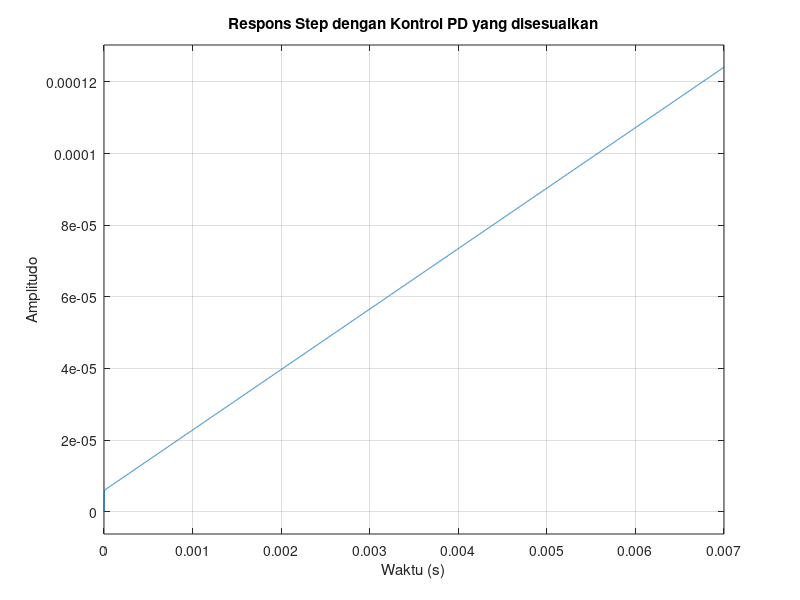
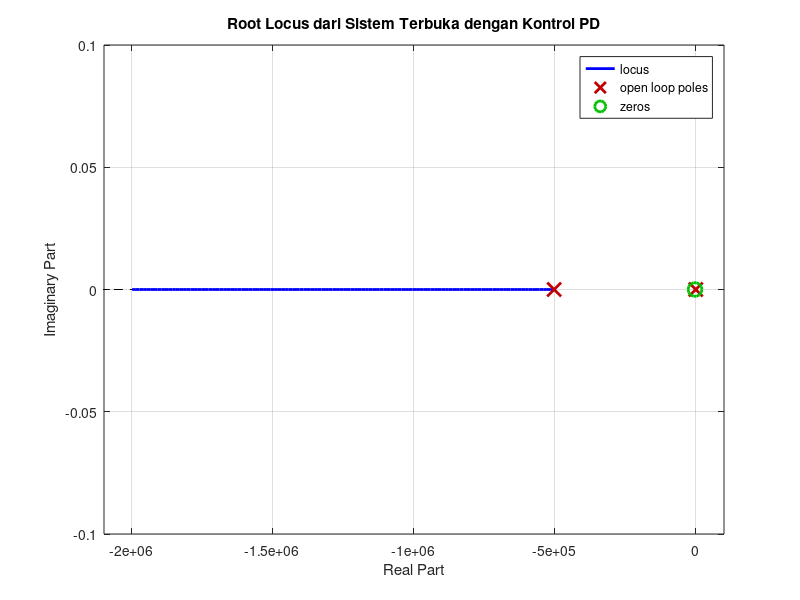

Reproduce these figures in MATLAB, in order. (Note: this script raises an error after producing the figures.)
M = 500000;
B = 2046;
Kp = 3;
kd = 8474.997716;
s = tf('s');
% Meningkatkan lebih lanjut untuk meningkatkan kecepatan respons
num = [Kp kd ];
den = [1 M+B (Kp+kd)];
plant = tf(num, den);
% Simulasikan respons terhadap step function
figure;
step(plant);
title('Respons Step dengan Kontrol PD yang disesuaikan');
xlabel('Waktu (s)');
ylabel('Amplitudo');
grid on;

% Tambahkan metode root locus
figure;
rlocus(plant);
title('Root Locus dari Sistem Terbuka dengan Kontrol PD');
xlabel('Real Part');
ylabel('Imaginary Part');
grid on;

% Gunakan rlocfind untuk memilih titik pada root locus
[K_selected, poles_selected] = rlocfind(plant);

fprintf('K yang dipilih: %f\n', K_selected);
fprintf('Pole yang dipilih:\n');
disp(poles_selected);